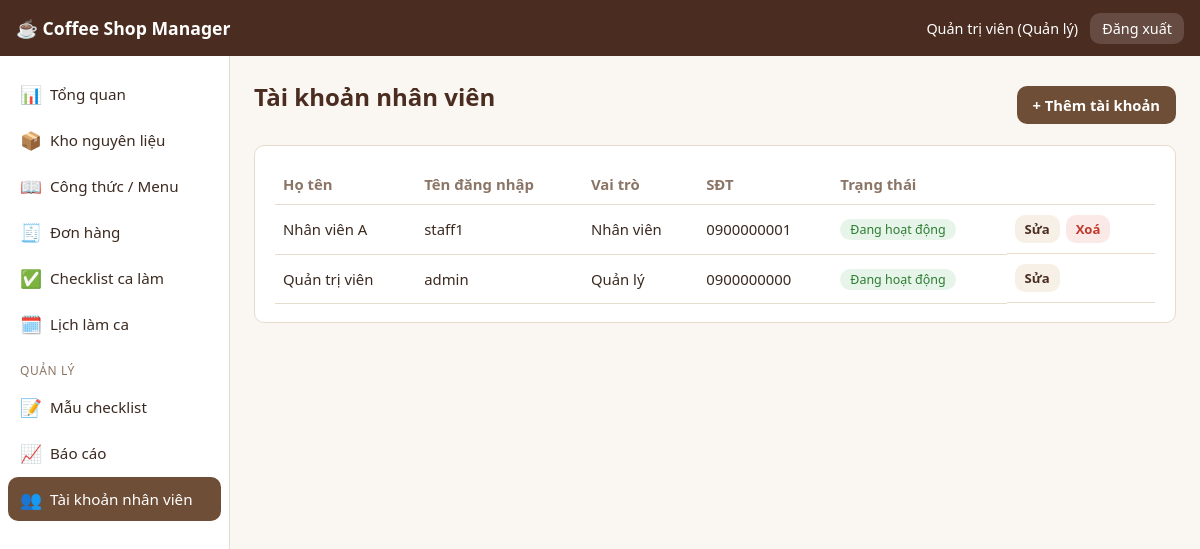
The app's page /index.php?page=users (signed in) with its own data.
### tables this page shows
CREATE TABLE IF NOT EXISTS users (
    id INT UNSIGNED AUTO_INCREMENT PRIMARY KEY,
    full_name VARCHAR(100) NOT NULL,
    username VARCHAR(50) NOT NULL UNIQUE,
    password VARCHAR(255) NOT NULL,
    role ENUM('admin','staff') NOT NULL DEFAULT 'staff',
    phone VARCHAR(20) DEFAULT NULL,
    active TINYINT(1) NOT NULL DEFAULT 1,
    created_at TIMESTAMP NOT NULL DEFAULT CURRENT_TIMESTAMP
);

### includes/functions.php (called while the page is built, shortened)
<?php
function e($value)
{
    return htmlspecialchars((string) $value, ENT_QUOTES, 'UTF-8');
}

### includes/auth.php (called while the page is built, shortened)
<?php
function is_logged_in()
{
    return !empty($_SESSION['user_id']);
}
function current_user()
{
    return [
        'id' => $_SESSION['user_id'],
        'name' => $_SESSION['user_name'],
        'role' => $_SESSION['user_role'],
    ];
}

### pages/users_list.php (the view)
<?php
$users = $pdo->query("SELECT * FROM users ORDER BY role DESC, full_name")->fetchAll();
?>
<div class="page-header">
    <h1 class="page-title">Tài khoản nhân viên</h1>
    <a href="index.php?page=user_form" class="btn btn-primary">+ Thêm tài khoản</a>
</div>
<div class="card">
<table class="table">
    <thead><tr><th>Họ tên</th><th>Tên đăng nhập</th><th>Vai trò</th><th>SĐT</th><th>Trạng thái</th><th></th></tr></thead>
    <tbody>
    <?php foreach ($users as $u): ?>
        <tr>
            <td><?= e($u['full_name']) ?></td>
            <td><?= e($u['username']) ?></td>
            <td><?= $u['role'] === 'admin' ? 'Quản lý' : 'Nhân viên' ?></td>
            <td><?= e($u['phone']) ?></td>
            <td><span class="badge <?= $u['active'] ? 'badge-success' : 'badge-danger' ?>"><?= $u['active'] ? 'Đang hoạt động' : 'Đã khoá' ?></span></td>
            <td class="actions">
                <a href="index.php?page=user_form&id=<?= (int) $u['id'] ?>" class="btn btn-sm btn-secondary">Sửa</a>
                <?php if ($u['id'] != current_user()['id']): ?>
                <a href="index.php?page=user_delete&id=<?= (int) $u['id'] ?>" class="btn btn-sm btn-danger" onclick="return confirm('Xoá tài khoản này?')">Xoá</a>
                <?php endif; ?>
            </td>
        </tr>
    <?php endforeach; ?>
    </tbody>
</table>
</div>

### assets/css/style.css (style rules this page uses)
:root { --brown-dark: #4a2c20; --brown: #6f4e37; --brown-light: #a9765b; --cream: #f7f0e6; --bg: #faf6f1; --card-bg: #ffffff; --text: #3b2a20; --muted: #8a7566; --border: #e7dccb; --success: #2e7d32; --success-bg: #e6f4ea; --danger: #c0392b; --danger-bg: #fbe9e7; --radius: 10px; }
* { box-sizing: border-box; }
body { margin: 0; font-family: 'Segoe UI', Roboto, Helvetica, Arial, sans-serif; background: var(--bg); color: var(--text); }
a { color: var(--brown); text-decoration: none; }
.page-title { margin: 0 0 16px; font-size: 1.5rem; color: var(--brown-dark); }
.page-header { display: flex; justify-content: space-between; align-items: center; flex-wrap: wrap; gap: 12px; margin-bottom: 16px; }
.card { background: var(--card-bg); border: 1px solid var(--border); border-radius: var(--radius); padding: 18px 20px; margin-bottom: 20px; }
.table { width: 100%; border-collapse: collapse; }
.table th, .table td { text-align: left; padding: 10px 8px; border-bottom: 1px solid var(--border); font-size: 0.93rem; }
.table th { color: var(--muted); font-weight: 600; }
.actions { display: flex; gap: 6px; flex-wrap: wrap; }
.badge { display: inline-block; padding: 2px 10px; border-radius: 999px; font-size: 0.78rem; background: var(--cream); color: var(--brown-dark); }
.badge-success { background: var(--success-bg); color: var(--success); }
.btn { display: inline-block; padding: 9px 16px; border-radius: var(--radius); border: none; cursor: pointer; font-size: 0.92rem; font-weight: 600; text-align: center; }
.btn-primary { background: var(--brown); color: #fff; }
.btn-secondary { background: var(--cream); color: var(--brown-dark); }
.btn-danger { background: var(--danger-bg); color: var(--danger); }
.btn-sm { padding: 5px 10px; font-size: 0.82rem; }

### records on screen
users: full_name "Nhân viên A", username "staff1", role "Nhân viên", phone "0900000001", active "Đang hoạt động"
users: full_name "Quản trị viên", username "admin", role "Quản lý", phone "0900000000", active "Đang hoạt động"

### other values on screen
APP_NAME "Coffee Shop Manager"
$user['name'] "Quản trị viên"
$icon "📊 📦 📖 🧾 ✅ 🗓️ 📝 📈 👥"
$label "Tổng quan Kho nguyên liệu Công thức / Menu Đơn hàng Checklist ca làm Lịch làm ca Mẫu checklist Báo cáo Tài khoản nhân viên"
